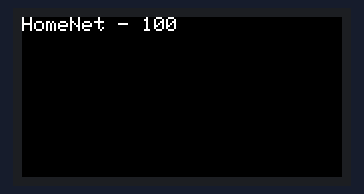
Bench run of a sketch on a simulated ESP8266 (NodeMCU). Parts: 160×80 colour display. A WiFi scan finds three made-up networks; what the sketch prints to the serial monitor is not drawn.

Above: at 2.5 s.
At 3.0 s:
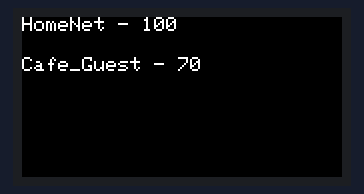
At 3.5 s:
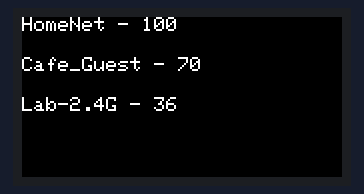
At 4.0 s:
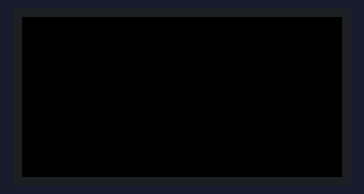

The sketch:

main.ino
```cpp
#include <Adafruit_GFX.h>
#include <Adafruit_ST7735.h>
#include <SPI.h>
#include "ESP8266WiFi.h"
#include <Wire.h>

#define TFT_RST D4
#define TFT_CS D3
#define TFT_DC D2

/* para nodemcu
gnd -> gnd
vcc -> 3.3v
scl -> d5
sda -> d7
res -> d4
dc -> d2
cs -> d3
*/

// OPTION 1 (recommended) is to use the HARDWARE SPI pins, which are unique
// to each board and not reassignable. For Arduino Uno: MOSI = pin 11 and
// SCLK = pin 13. This is the fastest mode of operation and is required if
// using the breakout board's microSD card.

// For 1.44" and 1.8" TFT with ST7735 (including HalloWing) use:
Adafruit_ST7735 tft = Adafruit_ST7735(TFT_CS, TFT_DC, TFT_RST);

// OPTION 2 lets you interface the display using ANY TWO or THREE PINS,
// tradeoff being that performance is not as fast as hardware SPI above.
//#define TFT_MOSI 11  // Data out
//#define TFT_SCLK 13  // Clock out
//Adafruit_ST7735 tft = Adafruit_ST7735(TFT_CS, TFT_DC, TFT_MOSI, TFT_SCLK, TFT_RST);

// color definitions
const uint16_t Display_Color_Black = 0x0000;
const uint16_t Display_Color_Blue = 0x001F;
const uint16_t Display_Color_Red = 0xF800;
const uint16_t Display_Color_Green = 0x07E0;
const uint16_t Display_Color_Cyan = 0x07FF;
const uint16_t Display_Color_Magenta = 0xF81F;
const uint16_t Display_Color_Yellow = 0xFFE0;
const uint16_t Display_Color_White = 0xFFFF;

// The colors we actually want to use
uint16_t Display_Text_Color = Display_Color_White;
uint16_t Display_Backround_Color = Display_Color_Black;

const int RSSI_MAX = -50;  // define maximum strength of signal in dBm
const int RSSI_MIN = -100; // define minimum strength of signal in dBm

void setup() {
  Serial.begin(115200);
  WiFi.mode(WIFI_STA);
  WiFi.disconnect();
  tft.initR(INITR_MINI160x80);
  tft.setRotation(3);
  tft.setFont();
  tft.fillScreen(Display_Backround_Color);
  tft.setTextColor(Display_Text_Color);
  tft.setTextSize(2);
  delay(250);
  Serial.println("Setup done");
}

void loop(){

  int n = WiFi.scanNetworks();
  int power_percentage[n];
  String ssids[n];
  int top_power = 4;

  if (n == 0) {
    Serial.println("no networks found");
  } else {
    for (int i = 0; i < n; ++i) {
      ssids[i] = WiFi.SSID(i);
      power_percentage[i] = dbm_to_percentage(WiFi.RSSI(i));
    }
  }
  sort_values_by_key(power_percentage, ssids, n);

  for (int a = 0; a < n && a < top_power; a++)
  {
    // Serial
    Serial.print(ssids[a]);
    Serial.print(" - ");
    Serial.println(power_percentage[a]);
    // ----------------------------------------------
    String m = ssids[a] + " - " + power_percentage[a];
    displayMessage(m, (a*20));
    delay(500);
  }
  reset_display();
  Serial.println("------------- 00 -------------");
}

void reset_display() {
  tft.fillScreen(ST77XX_BLACK);
}

void displayMessage(String m, int y_pos) {
  tft.setTextWrap(false);
  tft.setCursor(0, y_pos);
  tft.setTextColor(Display_Text_Color);
  tft.setTextSize(1);
  tft.println(m);
}

void sort_values_by_key(int key[], String values[], int length) {

  int i, j, flag = 1;
  int temp;
  String temp2;

  for (i = 0; (i < length && flag == 1); i++)
  {
    flag = 0;

    for (j = 0; j < (length - 1); j++)
    {
      if (key[j + 1] > key[j])
      {

        temp = key[j];
        temp2 = values[j];

        key[j] = key[j + 1];
        values[j] = values[j + 1];

        key[j + 1] = temp;
        values[j + 1] = temp2;

        flag = 1;
      }
    }
  }
}

int dbm_to_percentage(int dBm) {
  int quality;
  if (dBm <= RSSI_MIN)
  {
    quality = 0;
  }
  else if (dBm >= RSSI_MAX)
  {
    quality = 100;
  }
  else
  {
    quality = 2 * (dBm + 100);
  }
  return quality;
}
```

clock.ino
```cpp
// #include <ESP8266WiFi.h>
// #include <Adafruit_GFX.h>    // include Adafruit graphics library
// #include <Adafruit_ST7735.h> // include Adafruit ST7735 TFT library
// #include <SPI.h>

// // ST7735 TFT module connections
// #define TFT_RST D4 // TFT RST pin is connected to NodeMCU pin D4 (GPIO2)
// #define TFT_CS D3  // TFT CS  pin is connected to NodeMCU pin D3 (GPIO0)
// #define TFT_DC D2  // TFT DC  pin is connected to NodeMCU pin D2 (GPIO4)
// #define SerialDebugging true

// Adafruit_ST7735 tft = Adafruit_ST7735(TFT_CS, TFT_DC, TFT_RST);

// void setup(void)
// {
//   Serial.begin(9600);
//   tft.initR(INITR_GREENTAB); // initialize a ST7735S chip, black tab
//   tft.setRotation(3);

//   tft.setTextWrap(false); // Allow text to run off right edge
//   tft.fillScreen(ST77XX_BLACK);
//   Serial.println("This is a test of the rotation capabilities of the TFT library!");
//   Serial.println("Press <SEND> (or type a character) to advance");

// }

// void loop()
// {
//   rotateLine();
//   rotateText();
//   rotatePixel();
//   rotateFastline();
//   rotateDrawrect();
//   rotateFillrect();
//   rotateDrawcircle();
//   rotateFillcircle();
//   rotateTriangle();
//   rotateFillTriangle();
//   rotateRoundRect();
//   rotateFillRoundRect();
//   rotateChar();
//   rotateString();
// }

// void rotateText() {
//   for (uint8_t i=0; i<4; i++) {
//     tft.fillScreen(ST77XX_WHITE);
//     Serial.println(tft.getRotation(), DEC);

//     tft.setCursor(0, 30);
//     tft.setTextColor(ST77XX_RED);
//     tft.setTextSize(1);
//     tft.println("Hello World!");
//     tft.setTextColor(ST77XX_YELLOW);
//     tft.setTextSize(2);
//     tft.println("Hello World!");
//     tft.setTextColor(ST77XX_GREEN);
//     tft.setTextSize(3);
//     tft.println("Hello World!");
//     tft.setTextColor(ST77XX_BLUE);
//     tft.setTextSize(4);
//     tft.print(1234.567);
//     while (!Serial.available());
//     Serial.read();  Serial.read();  Serial.read();

//     tft.setRotation(tft.getRotation()+1);
//   }
// }

// void rotateFillcircle(void) {
//   for (uint8_t i=0; i<4; i++) {
//     tft.fillScreen(ST77XX_BLACK);
//     Serial.println(tft.getRotation(), DEC);

//     tft.fillCircle(10, 30, 10, ST77XX_YELLOW);

//     while (!Serial.available());
//     Serial.read();  Serial.read();  Serial.read();

//     tft.setRotation(tft.getRotation()+1);
//   }
// }

// void rotateDrawcircle(void) {
//   for (uint8_t i=0; i<4; i++) {
//     tft.fillScreen(ST77XX_BLACK);
//     Serial.println(tft.getRotation(), DEC);

//     tft.drawCircle(10, 30, 10, ST77XX_YELLOW);

//     while (!Serial.available());
//     Serial.read();  Serial.read();  Serial.read();

//     tft.setRotation(tft.getRotation()+1);
//   }
// }

// void rotateFillrect(void) {
//   for (uint8_t i=0; i<4; i++) {
//     tft.fillScreen(ST77XX_BLACK);
//     Serial.println(tft.getRotation(), DEC);

//     tft.fillRect(10, 20, 10, 20, ST77XX_GREEN);

//     while (!Serial.available());
//     Serial.read();  Serial.read();  Serial.read();

//     tft.setRotation(tft.getRotation()+1);
//   }
// }

// void rotateDrawrect(void) {
//   for (uint8_t i=0; i<4; i++) {
//     tft.fillScreen(ST77XX_BLACK);
//     Serial.println(tft.getRotation(), DEC);

//     tft.drawRect(10, 20, 10, 20, ST77XX_GREEN);

//     while (!Serial.available());
//     Serial.read();  Serial.read();  Serial.read();

//     tft.setRotation(tft.getRotation()+1);
//   }
// }

// void rotateFastline(void) {
//   for (uint8_t i=0; i<4; i++) {
//     tft.fillScreen(ST77XX_BLACK);
//     Serial.println(tft.getRotation(), DEC);

//     tft.drawFastHLine(0, 20, tft.width(), ST77XX_RED);
//     tft.drawFastVLine(20, 0, tft.height(), ST77XX_BLUE);

//     while (!Serial.available());
//     Serial.read();  Serial.read();  Serial.read();

//     tft.setRotation(tft.getRotation()+1);
//   }
// }

// void rotateLine(void) {
//   for (uint8_t i=0; i<4; i++) {
//     tft.fillScreen(ST77XX_BLACK);
//     Serial.println(tft.getRotation(), DEC);

//     tft.drawLine(tft.width()/2, tft.height()/2, 0, 0, ST77XX_RED);
//     while (!Serial.available());
//     Serial.read();  Serial.read();  Serial.read();

//     tft.setRotation(tft.getRotation()+1);
//   }
// }

// void rotatePixel(void) {
//   for (uint8_t i=0; i<4; i++) {
//     tft.fillScreen(ST77XX_BLACK);
//     Serial.println(tft.getRotation(), DEC);

//     tft.drawPixel(10,20, ST77XX_WHITE);
//     while (!Serial.available());
//     Serial.read();  Serial.read();  Serial.read();

//     tft.setRotation(tft.getRotation()+1);
//   }
// }

// void rotateTriangle(void) {
//   for (uint8_t i=0; i<4; i++) {
//     tft.fillScreen(ST77XX_BLACK);
//     Serial.println(tft.getRotation(), DEC);

//     tft.drawTriangle(20, 10, 10, 30, 30, 30, ST77XX_GREEN);
//     while (!Serial.available());
//     Serial.read();  Serial.read();  Serial.read();

//     tft.setRotation(tft.getRotation()+1);
//   }
// }

// void rotateFillTriangle(void) {
//   for (uint8_t i=0; i<4; i++) {
//     tft.fillScreen(ST77XX_BLACK);
//     Serial.println(tft.getRotation(), DEC);

//     tft.fillTriangle(20, 10, 10, 30, 30, 30, ST77XX_RED);
//     while (!Serial.available());
//     Serial.read();  Serial.read();  Serial.read();

//     tft.setRotation(tft.getRotation()+1);
//   }
// }

// void rotateRoundRect(void) {
//   for (uint8_t i=0; i<4; i++) {
//     tft.fillScreen(ST77XX_BLACK);
//     Serial.println(tft.getRotation(), DEC);

//     tft.drawRoundRect(20, 10, 25, 15, 5, ST77XX_BLUE);
//     while (!Serial.available());
//     Serial.read();  Serial.read();  Serial.read();

//     tft.setRotation(tft.getRotation()+1);
//   }
// }

// void rotateFillRoundRect(void) {
//   for (uint8_t i=0; i<4; i++) {
//     tft.fillScreen(ST77XX_BLACK);
//     Serial.println(tft.getRotation(), DEC);

//     tft.fillRoundRect(20, 10, 25, 15, 5, ST77XX_CYAN);
//     while (!Serial.available());
//     Serial.read();  Serial.read();  Serial.read();

//     tft.setRotation(tft.getRotation()+1);
//   }
// }

// void rotateChar(void) {
//   for (uint8_t i=0; i<4; i++) {
//     tft.fillScreen(ST77XX_BLACK);
//     Serial.println(tft.getRotation(), DEC);

//     tft.drawChar(25, 15, 'A', ST77XX_WHITE, ST77XX_WHITE, 1);
//     while (!Serial.available());
//     Serial.read();  Serial.read();  Serial.read();

//     tft.setRotation(tft.getRotation()+1);
//   }
// }

// void rotateString(void) {
//   for (uint8_t i=0; i<4; i++) {
//     tft.fillScreen(ST77XX_BLACK);
//     Serial.println(tft.getRotation(), DEC);

//     tft.setCursor(8, 25);
//     tft.setTextSize(1);
//     tft.setTextColor(ST77XX_WHITE);
//     tft.print("Adafruit Industries");
//     while (!Serial.available());
//     Serial.read();  Serial.read();  Serial.read();

//     tft.setRotation(tft.getRotation()+1);
//   }
// }
```

displayOnOffTest.ino
```cpp
// #include <Adafruit_GFX.h>
// #include <Adafruit_ST7735.h>
// #include <SPI.h>

// #define TFT_RST D4
// #define TFT_CS D3
// #define TFT_DC D2

// /* para nodemcu
// gnd -> gnd
// vcc -> 3.3v
// scl -> d5
// sda -> d7
// res -> d4
// dc -> d2
// cs -> d3
// */


// // OPTION 1 (recommended) is to use the HARDWARE SPI pins, which are unique
// // to each board and not reassignable. For Arduino Uno: MOSI = pin 11 and
// // SCLK = pin 13. This is the fastest mode of operation and is required if
// // using the breakout board's microSD card.

// // For 1.44" and 1.8" TFT with ST7735 (including HalloWing) use:
// Adafruit_ST7735 tft = Adafruit_ST7735(TFT_CS, TFT_DC, TFT_RST);

// // OPTION 2 lets you interface the display using ANY TWO or THREE PINS,
// // tradeoff being that performance is not as fast as hardware SPI above.
// //#define TFT_MOSI 11  // Data out
// //#define TFT_SCLK 13  // Clock out
// //Adafruit_ST7735 tft = Adafruit_ST7735(TFT_CS, TFT_DC, TFT_MOSI, TFT_SCLK, TFT_RST);

// // color definitions
// const uint16_t Display_Color_Black = 0x0000;
// const uint16_t Display_Color_Blue = 0x001F;
// const uint16_t Display_Color_Red = 0xF800;
// const uint16_t Display_Color_Green = 0x07E0;
// const uint16_t Display_Color_Cyan = 0x07FF;
// const uint16_t Display_Color_Magenta = 0xF81F;
// const uint16_t Display_Color_Yellow = 0xFFE0;
// const uint16_t Display_Color_White = 0xFFFF;

// // The colors we actually want to use
// uint16_t Display_Text_Color = Display_Color_Black;
// uint16_t Display_Backround_Color = Display_Color_White;


// void setup()
// {
//   Serial.begin(115200);
//   delay(250);
//   tft.initR(INITR_MINI160x80);
//   tft.setRotation(3);
//   tft.setFont();
//   tft.fillScreen(Display_Backround_Color);
//   tft.setTextColor(Display_Text_Color);
//   tft.setTextSize(1);
// }

// void loop()
// {
//   tft.setCursor(0, 0);
//   tft.setTextColor(Display_Text_Color);
//   tft.print("1234567890");
//   tft.enableDisplay(true);
//   delay(100);
//   tft.setCursor(10, 10);
//   tft.print("abcdef");
//   tft.setCursor(20, 20);
//   tft.print("ABCDEF");
//   tft.enableDisplay(true);
//   delay(1000);
//   tft.setRotation(1);
//   tft.setCursor(0, 0);
//   tft.setTextColor(Display_Text_Color);
//   tft.print("1234567890");
//   tft.enableDisplay(true);
//   delay(100);
//   tft.setCursor(10, 10);
//   tft.print("abcdef");
//   tft.setCursor(20, 20);
//   tft.print("ABCDEF");
//   tft.enableDisplay(true);
//   delay(1000);
//   tft.setRotation(0);
//   tft.setCursor(0, 0);
//   tft.setTextColor(Display_Text_Color);
//   tft.print("1234567890");
//   tft.enableDisplay(true);
//   delay(100);
//   tft.setCursor(10, 10);
//   tft.print("abcdef");
//   tft.setCursor(20, 20);
//   tft.print("ABCDEF");
//   tft.enableDisplay(true);
// }
```

Measured:
- by itself, everything shown: repeats every 3.5 s, in 4 steps
- what the display in image 0 shows lasts 0.5 s, from 2.4 s to 2.9 s
- what the display in image 3 shows lasts 2.0 s, from 3.9 s to 5.9 s
